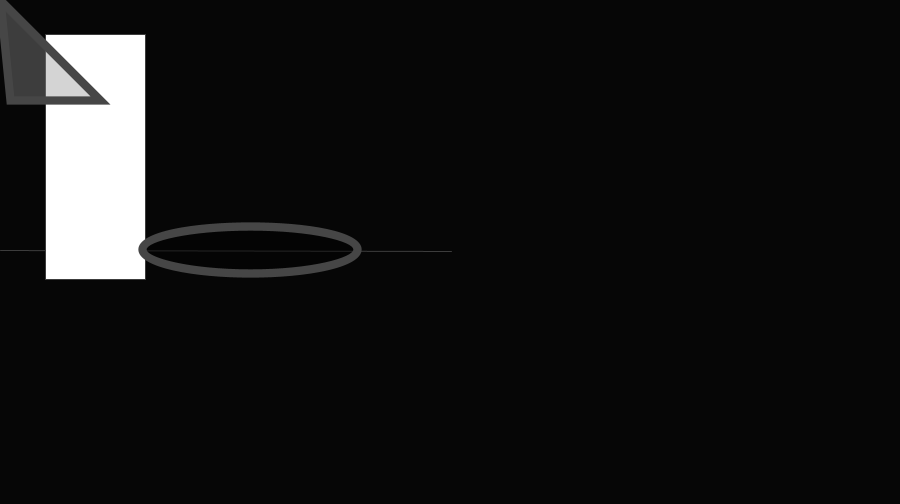
Frame 1 (no input)
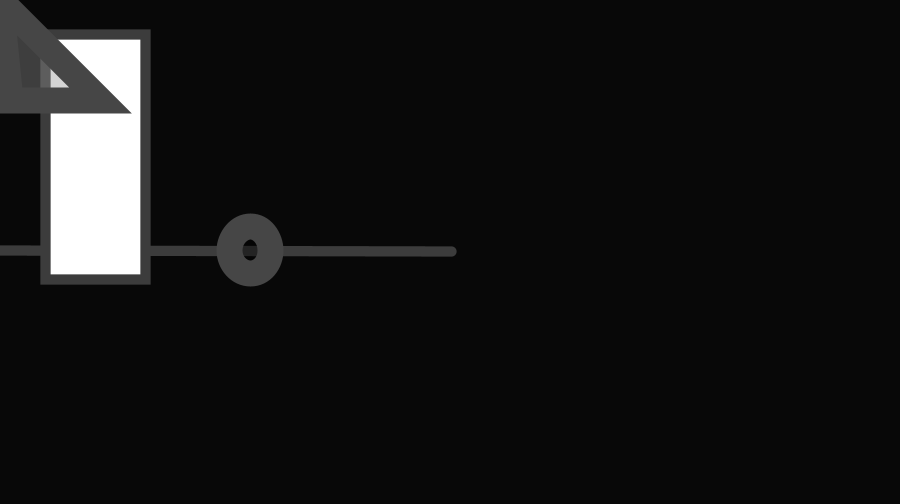
Frame 60 (the mouse pressed at the canvas centre just before this capture)
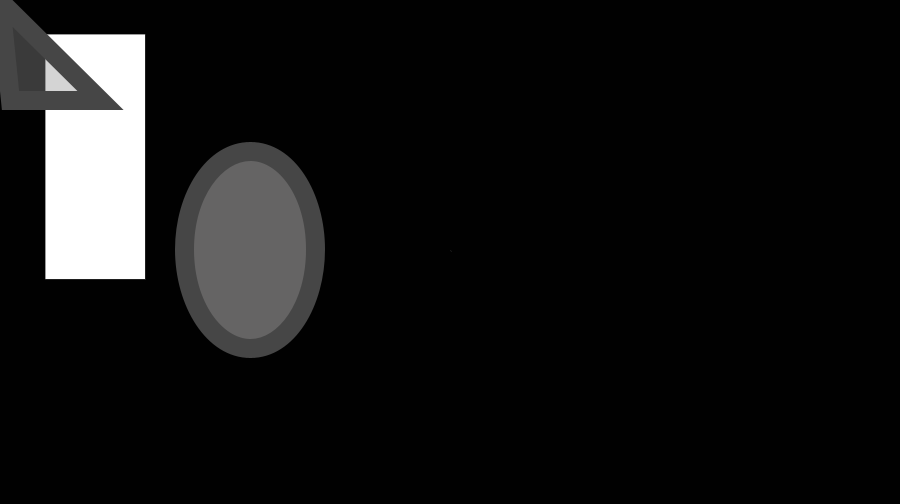
Frame 120 (the mouse held since frame 60 and released just before this capture)

The Processing sketch that drew these frames (run headless with seeded random() and noise(); from frame 60 on, the mouse is pressed at the canvas centre):

// Processing sketch: processing_36560
// ── processing_36560.pde

void setup() {


  size(900, 504);
  
}



void draw () {
  //wef
  background(random(0,10));
  stroke(60);
  smooth();
  fill(0);
  line(mouseX, 250, 451, 251);

  //I copy code
  fill(255);
  rect(45,34, 100, 245);


  stroke(70);
  strokeWeight(random(32));
  fill(mouseX,mouseY, mouseY, 100);
  ellipse(250, 250, random(225), random(200));




  fill(145, 100);
  triangle(10, 100, random(1), random(2), 100, 100);



}

                
                
